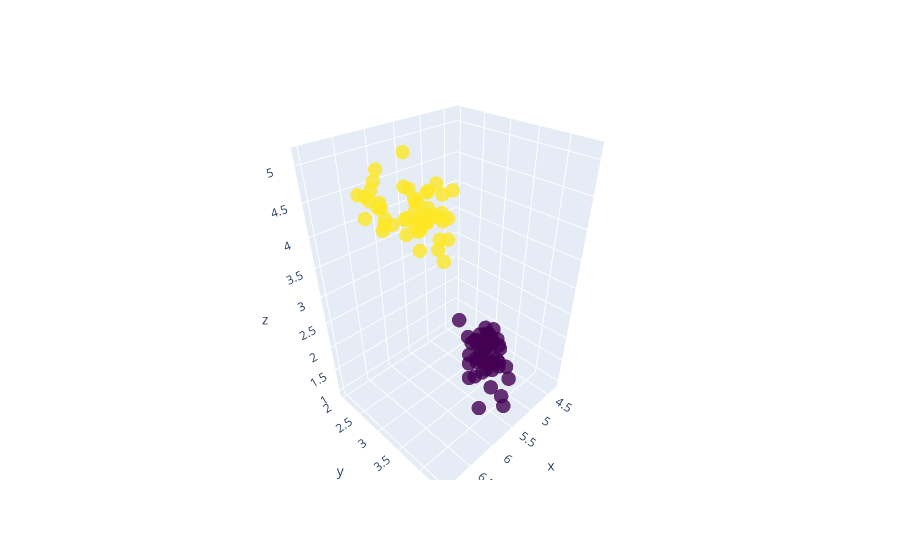

The notebook cell saved with this chart:
### Code cell
fig = go.Figure()

    # Plot the points
fig.add_trace(go.Scatter3d(
    x=X[:, 0], y=X[:, 1], z=X[:, 2],
    mode='markers',
    marker=dict(size=5, color=y, colorscale='Viridis', opacity=0.8),
    name='Data Points'
))
